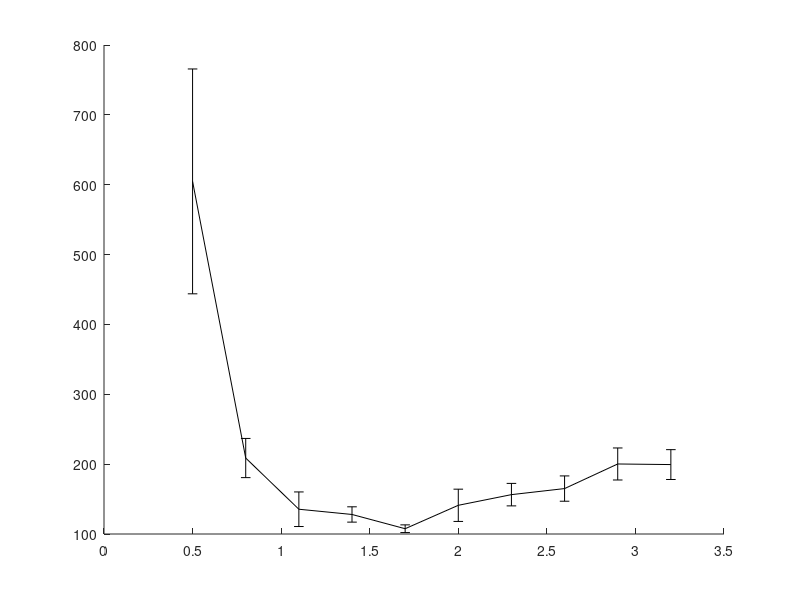

This chart was generated by the following MATLAB code: (Note: this script raises an error after producing the figure.)
% Benchmarkin rod planning with CBi-RRT for env. 1 (ABB with two poles)
% With joint limits of the ABB robots.
% last updated: 10/11/17

clear all
clc

%%
planners = {'CBiRRT','RRT','SBL','LazyRRT'};
plannerType = planners{3};
switch plannerType
    case 'CBiRRT'
        D = load('Benchmark_CBiRRT_env1_rB.txt'); D = D(D(:,2)==1,:);
    case 'RRT'
        D = load('Benchmark_RRT_env1_rB.txt'); D = D(D(:,2)==1,:);
    case 'SBL'
        D = load('Benchmark_SBL_env1_rB.txt'); D = D(D(:,2)==1,:);
end

%% 
disp(['Results for ' plannerType ':']);

%%
rd = sort(unique(D(:,1)));
for i = 1:length(rd)
    M = D(D(:,1)==rd(i), 2:end);
    td(i) = mean(M(:,3));
    td_ste(i) = std(M(:,3))/sqrt(size(M,1));
end

%%
disp(' ');
[tdmin, id] = min(td);
% id = 2;
% tdmin = td(id);

%%
h = figure(1);
clf
errorbar(rd,td,td_ste,'-k','linewidth',2);
ylabel('mean runtime [sec]');
xlabel('max. local-connection distance');
% xlim([0 6]);
% xlim([min(rd) max(rd)]);

%% 
sS = rd(id);
tmin = tdmin;
D = D(D(:,1)==sS, 2:end);
suc = D(:,1)==1;

disp('------------------------------------');
disp('RSS:');
disp(['Results of ' num2str(size(D,1)) ' queries.']);
disp(['Minimum avg. runtime is ' num2str(tmin) 'sec with d = ' num2str(sS) ]);
disp(['Plan distance: ' num2str(D(1,2)) ]);
disp(['Avg. runtime: ' num2str(mean(D(:,3)))  ' +/- ' num2str(std(D(:,3))/sqrt(size(D,1))) ' sec ']);
disp(['Min. runtime: ' num2str(min(D(:,3))) ' msec ']);
disp(['Avg. nodes in path: ' num2str(floor(mean(D(:,9)))) ]);
disp(['Avg. nodes in trees: ' num2str(floor(mean(D(:,10)))) ]);
disp(['Avg. number of projections: ' num2str(floor(mean(D(:,4)))) ]);
disp(['Avg. local-connection time: ' num2str(mean(D(:,11)./D(:,12))*1e3)  ' +/- ' num2str(std(D(:,11)./D(:,12))/sqrt(size(D,1))*1e3) ' msec ']);
disp(['Avg. total local-connection time: ' num2str(mean(D(:,11)))  ' +/- ' num2str(std(D(:,11))/sqrt(size(D,1))*1e3) ' sec ']);
disp(['Avg. number of local connection checks: ' num2str(mean(D(:,12)))]);
disp(['Avg. collision check time: ' num2str(mean(D(:,7))) ' sec.']);
disp(['Percent of successful local connections: ' num2str(100*mean(D(:,13)./D(:,12))) '%.']);
disp(['Sampling time: ' num2str(mean(D(:,14))) ' sec']);
disp(['Sampling success rate: ' num2str(100*mean( D(:,15)./(D(:,15)+D(:,16)) )) '%']);
disp(['ODE time: ' num2str(mean(D(:,19))) ' sec which is ' num2str(100*mean(D(:,19)./D(:,3))) '% of runtime.']);
disp(['ODE checks: ' num2str(mean(D(:,17))) ' with ' num2str(100*mean( D(:,18)./D(:,17) )) '% successful.']);
%%
%%
%%
td = D(:,3);
maxT = max(td);
T1 = linspace(0,maxT,30);
T1 = T1(2:end);
for i = 1:length(T1)
    sd = td < T1(i);
    md(i) = mean(td(sd));
    Md(i) = 1-sum(sd)/length(td);
end

%%
h = figure(2);
clf
plot(T1,Md*100,'-k','linewidth',2);
xlabel('maximum runtime [sec]');
ylabel('failure rate [%]');
xlim([0 max(T1)]);
title(plannerType);
